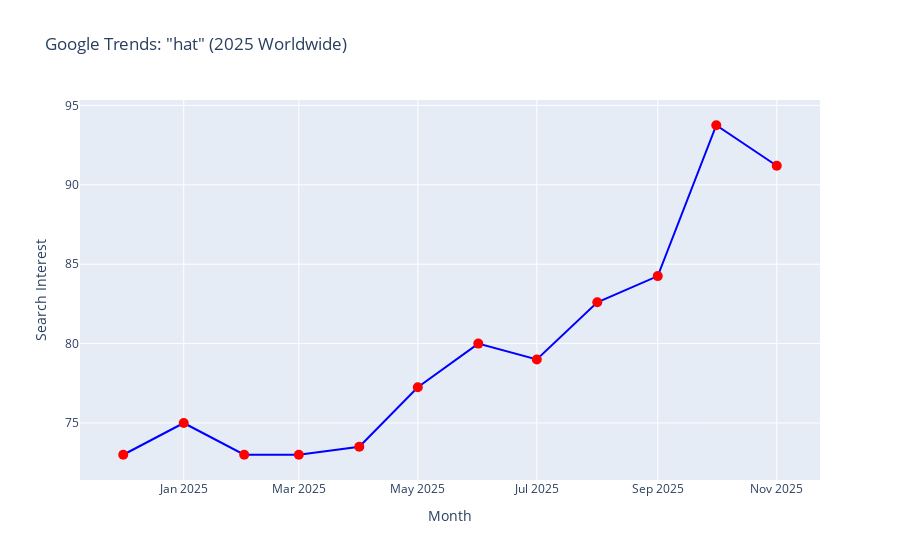

Notebook source saved alongside this figure:
### Markdown cell above
#### HAT

### Code cell
# Install the libraries first:
# pip install pytrends pandas plotly

from pytrends.request import TrendReq
import pandas as pd
import plotly.express as px

# 1. Connect to Google Trends
pytrends = TrendReq(hl='en-US', tz=0)

# 2. Set your keyword and timeframe (changed to "hat")
keyword = ["hat"]
pytrends.build_payload(keyword, timeframe="2025-01-01 2025-12-31", geo="", gprop="")

# 3. Fetch interest over time
df = pytrends.interest_over_time()
df = df.reset_index()  # make date a column

# 4. Aggregate monthly (mean for each month)
df['month'] = df['date'].dt.to_period('M')
monthly_df = df.groupby('month')[keyword].mean().reset_index()
monthly_df['month'] = monthly_df['month'].dt.to_timestamp()  # convert back to timestamp for Plotly

# 5. Create interactive plot
fig = px.line(monthly_df, x='month', y='hat', markers=True,
              title='Google Trends: "hat" (2025 Worldwide)',
              labels={'month': 'Month', 'hat': 'Search Interest'})
fig.update_traces(marker=dict(size=10, color='red'), line=dict(color='blue'))
fig.show()

# 6. Export to CSV
monthly_df.to_csv('hat_google_trends_2025_monthly.csv', index=False)
print("Data exported to 'hat_google_trends_2025_monthly.csv'")

### Figure 1 — Plotly figure (JSON) as saved in the notebook; plotly's stock layout.template omitted (floating-point values rounded to 4 significant figures)
{"data": [{"hovertemplate": "Month=%{x}<br>Search Interest=%{y}<extra></extra>", "legendgroup": "", "line": {"color": "blue", "dash": "solid"}, "marker": {"color": "red", "size": 10, "symbol": "circle"}, "mode": "lines+markers", "name": "", "orientation": "v", "showlegend": false, "type": "scatter", "x": ["2024-12-01T00:00:00", "2025-01-01T00:00:00", "2025-02-01T00:00:00", "2025-03-01T00:00:00", "2025-04-01T00:00:00", "2025-05-01T00:00:00", "2025-06-01T00:00:00", "2025-07-01T00:00:00", "2025-08-01T00:00:00", "2025-09-01T00:00:00", "2025-10-01T00:00:00", "2025-11-01T00:00:00"], "xaxis": "x", "y": [73, 75, 73, 73, 73.5, 77.25, 80, 79, 82.6, 84.25, 93.75, 91.2], "yaxis": "y"}], "layout": {"legend": {"tracegroupgap": 0}, "title": {"text": "Google Trends: \"hat\" (2025 Worldwide)"}, "xaxis": {"anchor": "y", "domain": [0, 1], "title": {"text": "Month"}}, "yaxis": {"anchor": "x", "domain": [0, 1], "title": {"text": "Search Interest"}}}}
